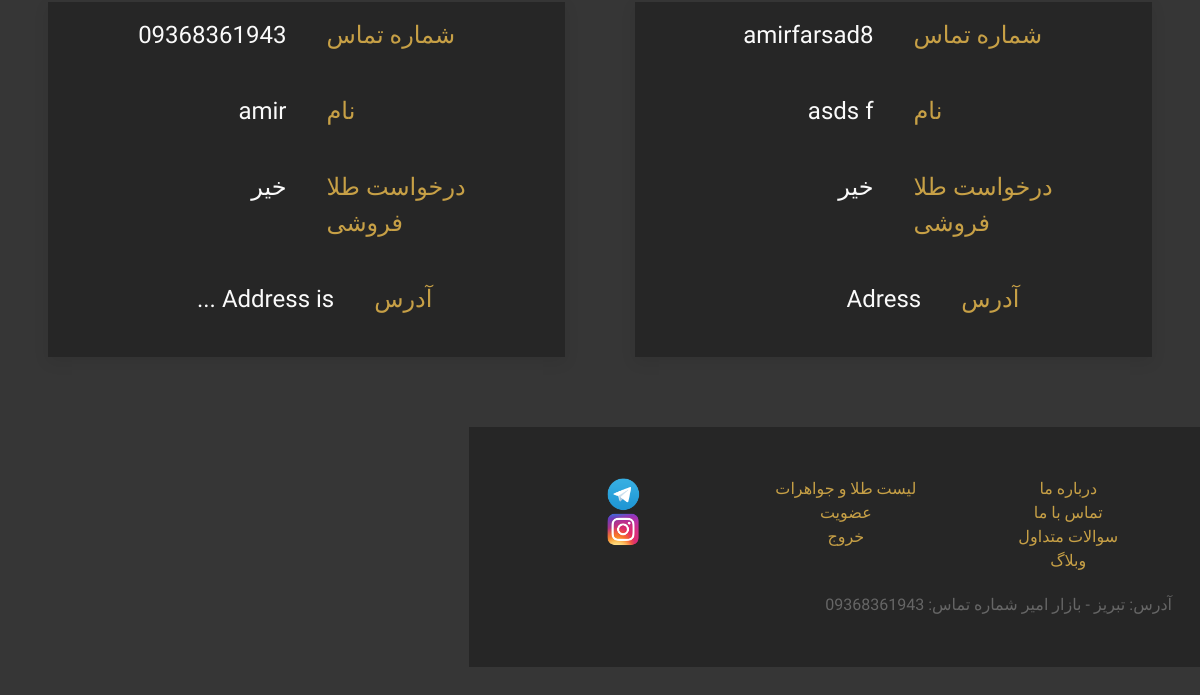
/commonuser/customerlist/ (signed in, lower part), run on an earlier commit of the app's database.
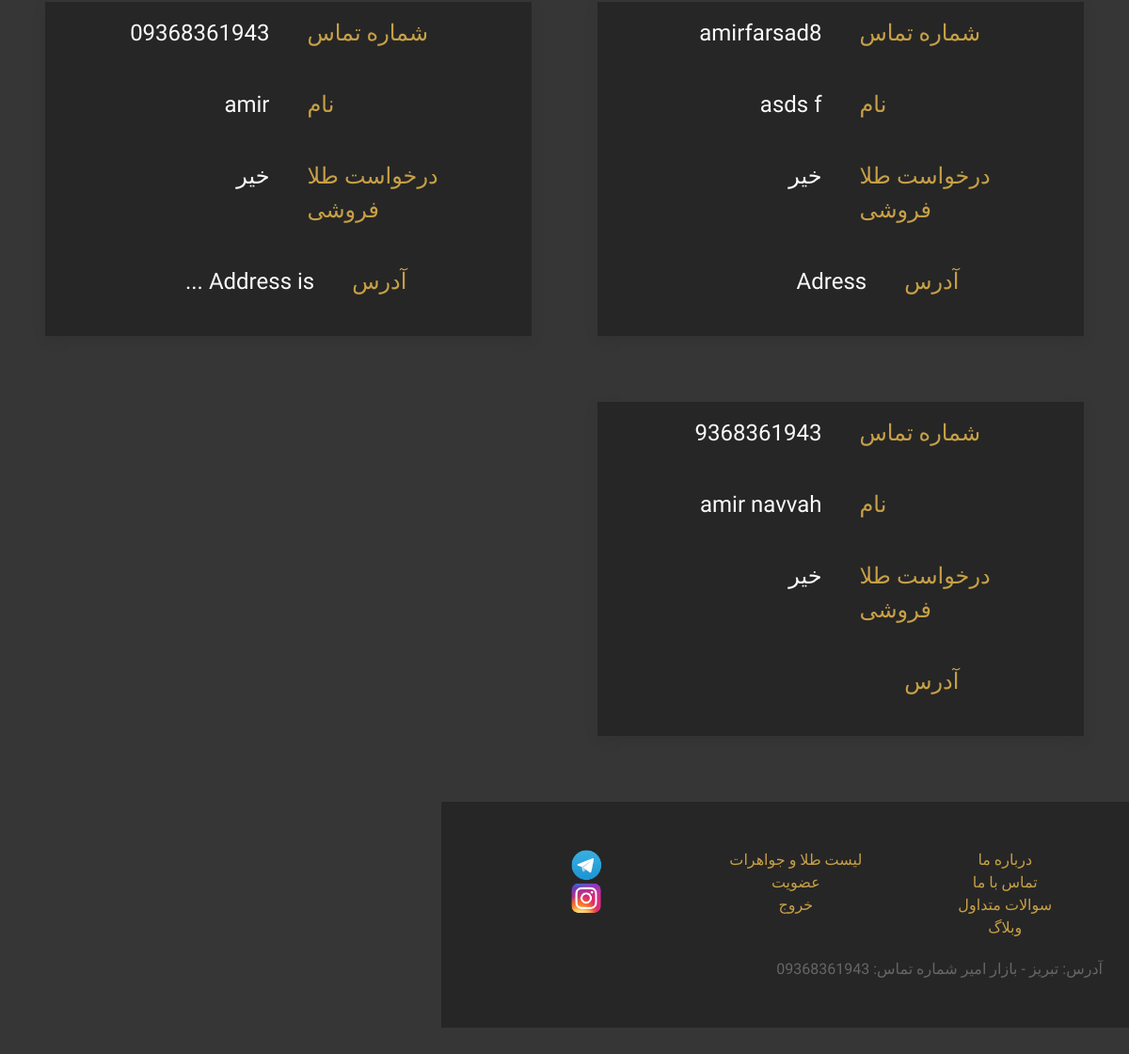
And on a later commit of the database.
### commonuser/models.py (models this page shows, shortened)
class CommonUserModel(models.Model):
    user = models.OneToOneField(settings.AUTH_USER_MODEL, on_delete = models.CASCADE,
                               related_name='commonusers', primary_key = True)
    address = models.TextField(null = True, blank = True)
    is_jewler_request = models.BooleanField('Jewler Request', default = False)
    is_jewler = models.BooleanField('Jewler Status', default = False)

### accounts/models.py (models this page shows, shortened)
class UserModel(AbstractUser):
    name = models.CharField(max_length=216, null = False, blank = False)
    is_commonuser = models.BooleanField('CommonUser Status', default = False)
    is_masteruser = models.BooleanField('MasterUser Status', default = False)
    slug = models.SlugField(unique = True, null = False, blank = False)

### commonuser/views.py (the view)
# urls.py: path('customerlist/',CustomerListView, name='customerlist'),
@login_required
@masteruser_required
def CustomerListView(request):
    customers = CommonUserModel.objects.filter(is_jewler_request = False)
    return render (request,'commonuser/customerlist.html',{'customers':customers})

### commonuser/templates/commonuser/customerlist.html (shortened to what this page needs)
{% extends "BaseTemplates/base1.html" %}
{% block body_block %}
<br>
<br>
<div style="padding:4%" class="uk-grid-match uk-text-center uk-grid-large" uk-grid>
  {% for customer in customers %}
  <div class="uk-width-1-1 uk-width-1-2@s uk-block">
<div  class="uk-card uk-card-default uk-card-body darkgreyC">
<div style="margin-top:-25px"  class=" fHarmattan uk-text-large" uk-grid>
  <div class="uk-width-1-2 uk-text-left goldC-text" >شماره تماس</div><div class="uk-width-1-2 uk-text-right whiteC-text">{{customer.user.username}}</div>
  <div class="uk-width-1-2 uk-text-left goldC-text" >نام</div><div class="uk-width-1-2 uk-text-right whiteC-text">{{customer.user.name}}</div>
  <div class="uk-width-1-2 uk-text-left goldC-text" >درخواست طلا فروشی</div><div class="uk-width-1-2 uk-text-right whiteC-text">{% if customer.is_customer_request %}بله{% else %} خیر{% endif %}</div>
<div class="uk-width-2-5 uk-text-left goldC-text" >آدرس</div><div class="uk-width-3-5 uk-text-right whiteC-text">{{customer.address}}</div>
</div>
</div>
</div>
  {% endfor %}
    {% endblock %}

### templates/BaseTemplates/base1.html (shortened to what this page needs)
{% load static %}
<!DOCTYPE html>
<html dir="rtl" class="greyC">
  <head>
    {% load static %}
    <!DOCTYPE html>
    <html lang="en" dir="ltr" style="overflow-x: hidden;">
      <head>
        <link type="text/css" rel="stylesheet" href="{% static 'css/uikit-rtl.css' %}" media="screen,projection"/>
        <link type="text/css" rel="stylesheet" href="{% static 'css/styles.css' %}"/>
      </head>
      <body style="overflow-x: hidden;" class="greyC">
<br><br><br><br><br>
      {% block body_block %}
      {% endblock %}
      <br>
<footer class="darkgreyC" style="padding:50px;">
<div  class="uk-grid uk-grid-small uk-child-width-1-3 fHarmattan" uk-grid>
  <div class="uk-text-">
<a href="{% url 'company:aboutus' %}" class="goldC-text">درباره ما</a><br>
<a href="{% url 'company:contactus' %}" class="goldC-text">تماس با ما</a><br>
<a href="{% url 'company:faqs' %}" class="goldC-text">سوالات متداول</a><br>
<a href="https://tala-market.com/blog/" class="goldC-text">وبلاگ</a><br>
  </div>
  <div class="">
    <a href="{% url 'jewlery:publiclist' %}" class="goldC-text">لیست طلا و جواهرات</a><br>
    <a href="{% url 'commonuser:signup' %}" class="goldC-text">عضویت</a><br>
  {% if user.is_authenticated %}
    <a href="{% url 'logout' %}" class="goldC-text">خروج</a><br>
  {% else %}
    <a href="{% url 'accounts:login' %}" class="goldC-text">ورود</a><br>
    {% endif %}
  </div>
  <div class="uk-text-center">
    <a href="#" class="goldC-text"> <img width="35" src="/media/Logo/telegram.png" alt=""></a><br>
    <a href="#" class="goldC-text"><img width="35" src="/media/Logo/instagram.png" alt=""></a><br>
  </div>
</div>
<div style="margin-top:20px;" class="fHarmattan milkywhite-text uk-text-right">
  <span class="uk-text-right">
      آدرس: تبریز - بازار امیر
  </span>
  <span class="uk-text-left">
شماره تماس: 09368361943
  </span>
</div>
</footer>
    </body>
  </html>

### statics/css/styles.css (style rules this page uses)
.fHarmattan { font-family: 'Harmattan', sans-serif; }
.goldC-text { color: #c7a046; }
.whiteC-text { color: #fafafa; }
.darkgreyC { background-color: #262626; }
.greyC { background-color: #363636; }

What changed in the data, as far as the page shows it:
added CommonUserModel: user.username "9368361943", user.name "amir navvah"
